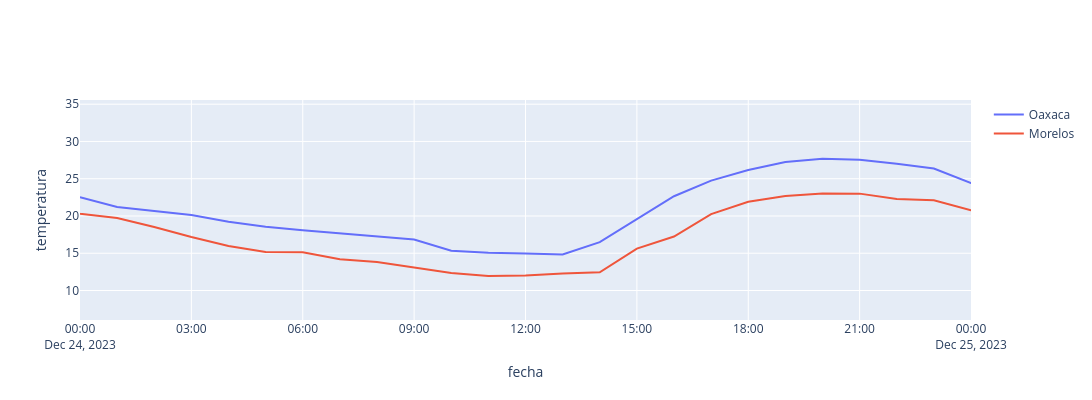

Write notebook code for a chart like this one.
### Code cell
fig = go.Figure()

fig.add_trace(go.Scatter(
    x=t2m_prom_oax.index, 
    y=t2m_prom_oax.values,
    mode="lines",
    name="Oaxaca",
    
))

fig.add_trace(go.Scatter(
    x=t2m_prom_mor.index, 
    y=t2m_prom_mor.values,
    mode="lines",
    name="Morelos",
))

fig.update_layout(
    xaxis_title="fecha",
    yaxis_title="temperatura",
    xaxis=dict(range=[f1, f2]), 
    width=1200,
    height=400
)

fig.show()

### Figure 1 — Plotly figure (JSON) as saved in the notebook; plotly's stock layout.template omitted (floating-point values rounded to 4 significant figures; data arrays with more than 128 entries replaced by an {"elided": "..."} marker saying what was removed)
{"data": [{"mode": "lines", "name": "Oaxaca", "type": "scatter", "x": {"elided": "8760 str values"}, "y": {"elided": "8760 float values"}}, {"mode": "lines", "name": "Morelos", "type": "scatter", "x": {"elided": "8760 str values"}, "y": {"elided": "8760 float values"}}], "layout": {"height": 400, "width": 1200, "xaxis": {"range": ["2023-12-24T00:00:00", "2023-12-25T00:00:00"], "title": {"text": "fecha"}}, "yaxis": {"title": {"text": "temperatura"}}}}
